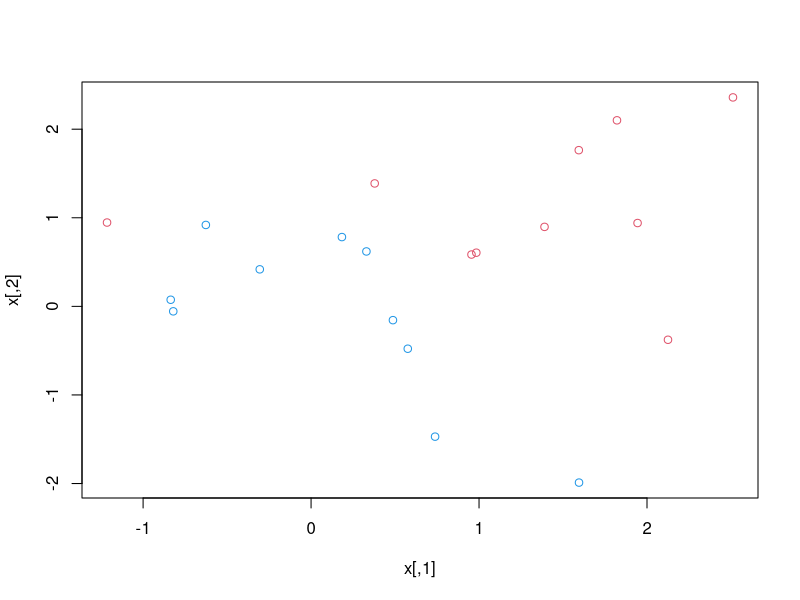
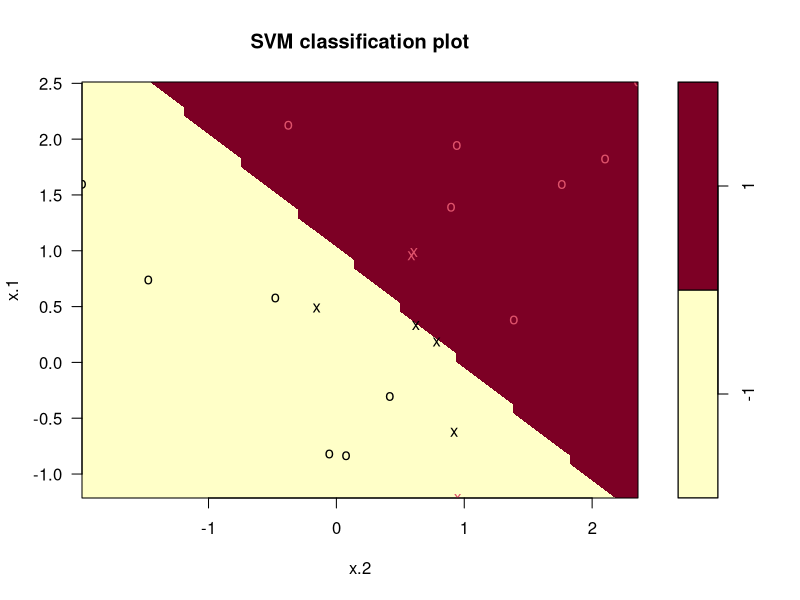
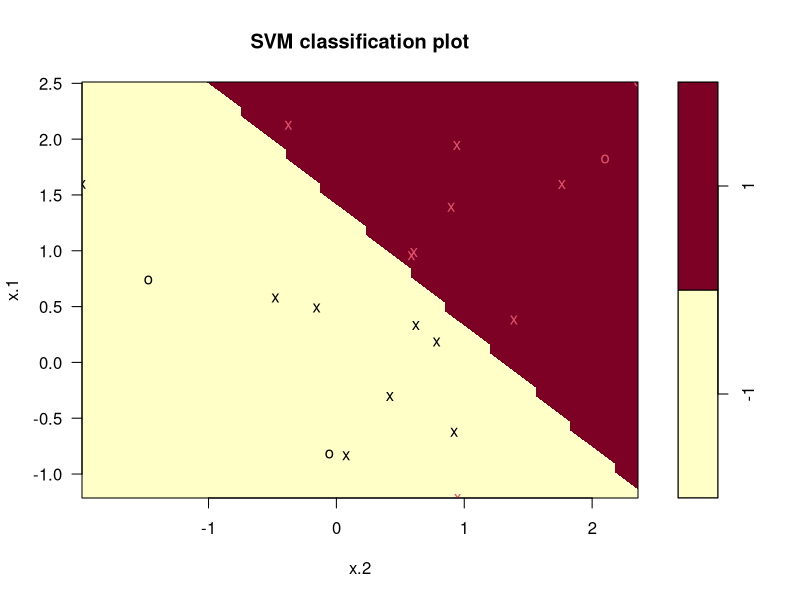
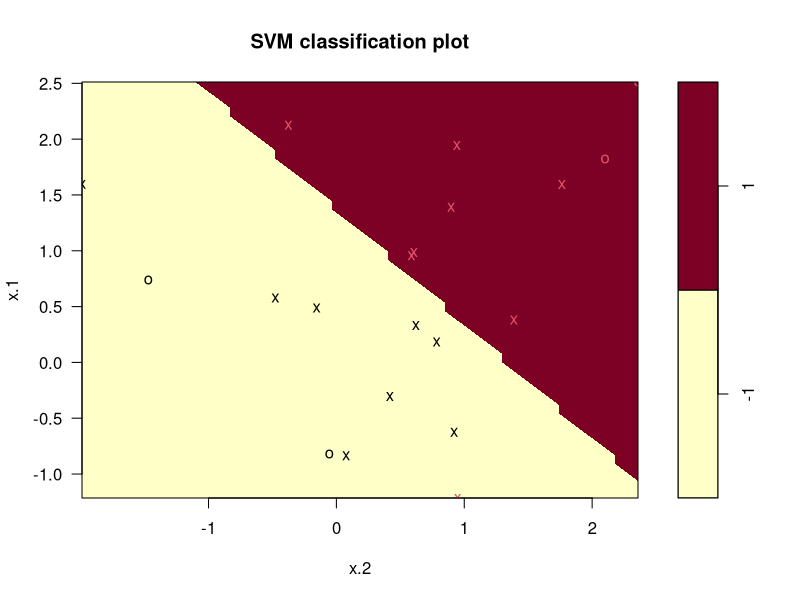

R code for these plots, in order:
library(e1071)
set.seed (1)
x=matrix (rnorm (20*2) , ncol =2)
y=c(rep (-1,10) , rep (1 ,10) )
x[y==1 ,] = x[y==1,] + 1
plot(x, col =(3-y))

dat=data.frame(x=x, y=as.factor (y))
library (e1071)
svmfit =svm(y~., data=dat , kernel ="linear", cost =10, scale =FALSE )
plot(svmfit , dat)

summary (svmfit )

svmfit =svm(y~., data=dat , kernel ="linear", cost =0.1, scale =FALSE )
plot(svmfit , dat)
svmfit$index

set.seed (1)
tune.out=tune(svm ,y~.,data=dat,kernel ="linear",ranges =list(cost=c(0.001 , 0.01, 0.1, 1,5,10,100)))
summary(tune.out)

bestmod = tune.out$best.model
summary(bestmod)

plot(bestmod,dat)

xtest=matrix (rnorm (20*2) , ncol =2)
ytest=sample (c(-1,1) , 20, rep=TRUE)
xtest[ytest ==1 ,]= xtest[ytest ==1,] + 1
testdat =data.frame (x = xtest , y=as.factor(ytest))

predict(bestmod,dat)
